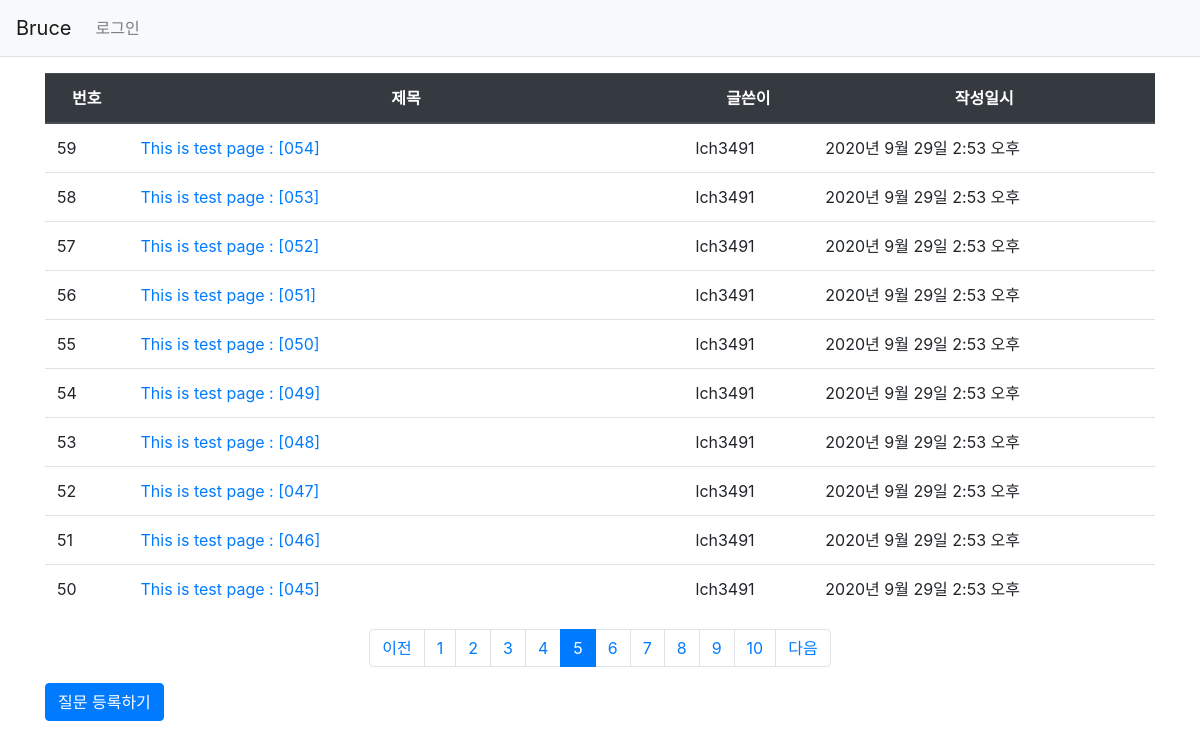
The app's page /pybo/?page=5 with its own data.
### pybo/models.py (models this page shows, shortened)
class Question(models.Model):
    subject = models.CharField(max_length=200)
    content = models.TextField()
    create_date = models.DateTimeField()
    author = models.ForeignKey(User,  on_delete=models.CASCADE)
    modify_date = models.DateTimeField(null=True, blank=True)

### pybo/views/base_views.py (the view)
# urls.py: path('', base_views.index, name='index'),
def index(request):
    page = request.GET.get('page', '1')
    question_list = Question.objects.order_by('-create_date')
    paginator = Paginator(question_list, 10)
    page_obj = paginator.get_page(page)
    context = {'question_list': page_obj}
    return render(request, 'pybo/question_list.html', context)

### pybo/templatetags/pybo_filter.py (called while the page is built)
@register.filter
def sub(value, arg):
    return value - arg

### templates/pybo/question_list.html (shortened to what this page needs)
{% extends 'base.html' %}
{% load pybo_filter %}
{% block content %}
<div class="container my-3">
    <table class="table">
        <thead>
        <tr class="text-center thead-dark">
            <th>번호</th>
            <th style='width:50%'>제목</th>
            <th>글쓴이</th>
            <th>작성일시</th>
        </tr>
        </thead>
        <tbody>
        {% if question_list %}
        {% for question in question_list %}
        <tr>
            <td>{{ question_list.paginator.count|sub:question_list.start_index|sub:forloop.counter0|add:1 }}</td>
            <td class='text-left'>
                <a href="{% url 'pybo:detail' question.id %}">{{ question.subject }}</a>
            </td>
            <td>{{ question.author.username }}</td>
            <td>{{ question.create_date }}</td>
        </tr>
        {% endfor %}
        {% else %}
        <tr>
            <td colspan="3">질문이 없습니다.</td>
        </tr>
        {% endif %}
        </tbody>
    </table>
    <ul class="pagination justify-content-center">
        {% if question_list.has_previous %}
        <li class="page-item">
            <a class="page-link" href="?page={{ question_list.previous_page_number }}">이전</a>
        </li>
        {% else %}
        <li class="page-item disabled">
            <a class="page-link" tabindex="-1" aria-disabled="true" href="#">이전</a>
        </li>
        {% endif %}
        {% for page_number in question_list.paginator.page_range %}
        {% if page_number >= question_list.number|add:-5 and page_number <= question_list.number|add:5 %}
            {% if page_number == question_list.number %}
            <li class="page-item active" aria-current="page">
                <a class="page-link" href="?page={{ page_number }}">{{ page_number }}</a>
            </li>
            {% else %}
            <li class="page-item">
                <a class="page-link" href="?page={{ page_number }}">{{ page_number }}</a>
            </li>
            {% endif %}
        {% endif %}
        {% endfor %}
        {% if question_list.has_next %}
        <li class="page-item">
            <a class="page-link" href="?page={{ question_list.next_page_number }}">다음</a>
        </li>
        {% else %}
        <li class="page-item disabled">
            <a class="page-link" tabindex="-1" aria-disabled="true" href="#">다음</a>
        </li>
        {% endif %}
    </ul>
    <a href="{% url 'pybo:question_create' %}" class="btn btn-primary">질문 등록하기</a>
</div>
{% endblock %}

### records on screen
Question: paginator.count|sub "59", subject "This is test page : [054]", author.username "lch3491", create_date "2020년 9월 29일 2:53 오후"
Question: paginator.count|sub "58", subject "This is test page : [053]", author.username "lch3491", create_date "2020년 9월 29일 2:53 오후"
Question: paginator.count|sub "57", subject "This is test page : [052]", author.username "lch3491", create_date "2020년 9월 29일 2:53 오후"
Question: paginator.count|sub "56", subject "This is test page : [051]", author.username "lch3491", create_date "2020년 9월 29일 2:53 오후"
Question: paginator.count|sub "55", subject "This is test page : [050]", author.username "lch3491", create_date "2020년 9월 29일 2:53 오후"
Question: paginator.count|sub "54", subject "This is test page : [049]", author.username "lch3491", create_date "2020년 9월 29일 2:53 오후"
Question: paginator.count|sub "53", subject "This is test page : [048]", author.username "lch3491", create_date "2020년 9월 29일 2:53 오후"
Question: paginator.count|sub "52", subject "This is test page : [047]", author.username "lch3491", create_date "2020년 9월 29일 2:53 오후"
Question: paginator.count|sub "51", subject "This is test page : [046]", author.username "lch3491", create_date "2020년 9월 29일 2:53 오후"
Question: paginator.count|sub "50", subject "This is test page : [045]", author.username "lch3491", create_date "2020년 9월 29일 2:53 오후"

### other values on screen
{{ page_number }} "1" "2" "3" "4" "6" "7" "8" "9" "10"
{{ page_number }} "5"
